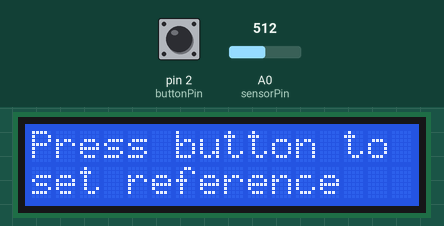
Bench run of a sketch on a simulated Arduino Uno, built with avr-gcc and run on an emulated ATmega328P. On the bench: 16×2 character LCD. Inputs (shaded band) come from the test bench; at power-on: pin 2 (buttonPin) LOW, A0 (sensorPin) = 512. What the sketch prints to the serial monitor is not drawn.

Above: at 1.2 s.
1.3 s: pin 2 (buttonPin) pulled HIGH for 0.35 s
At 4.3 s:
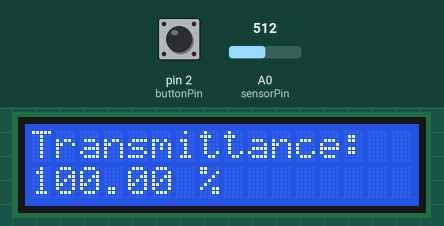
4.6 s: A0 (sensorPin) set to 716
At 5.9 s:
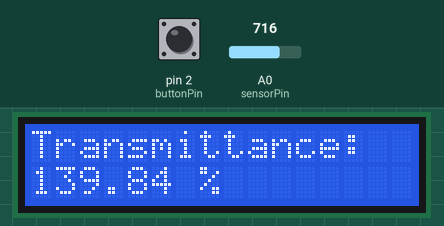
6.2 s: A0 (sensorPin) set to 900
At 7.6 s:
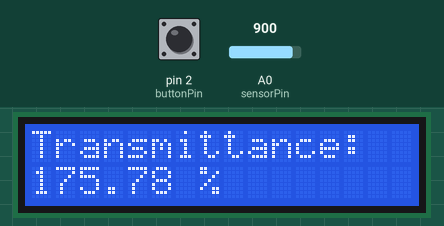
7.9 s: A0 (sensorPin) set to 1023
At 9.1 s:
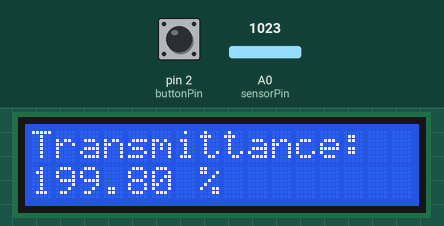
Timing chart, 0 to 10.5 s (numbered marks = the images above; inputs shaded):
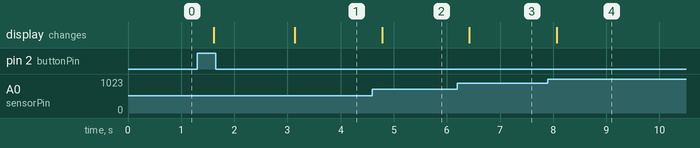

Measured:
- after the input at 1.3 s, the display: first changes after 0.31 s (image 1 shows a later state)
- after the input at 4.6 s, the display: changes after 0.18 s (image 2)
- after the input at 6.2 s, the display: changes after 0.22 s (image 3)
- after the input at 7.9 s, the display: changes after 0.17 s (image 4)

The sketch:

transmittance.ino
```cpp
#include <Wire.h>
#include <LiquidCrystal_I2C.h>

const int sensorPin = A0;    // 포토다이오드 전압 입력
const int buttonPin = 2;     // 버튼 입력 핀

float V_ref = -1.0;          // 기준 전압
bool isRefSaved = false;     // 기준값 저장 여부

LiquidCrystal_I2C lcd(0x27, 16, 2);  // I2C LCD 주소

void setup() {
  pinMode(sensorPin, INPUT);
  pinMode(buttonPin, INPUT);

  lcd.init();
  lcd.backlight();
  lcd.setCursor(0, 0);
  lcd.print("Press button to");
  lcd.setCursor(0, 1);
  lcd.print("set reference");

  Serial.begin(9600);
}

void loop() {
  float voltage = analogRead(sensorPin) * (5.0 / 1023.0);

  // 기준값 저장이 안 되었을 때
  if (!isRefSaved) {
    if (digitalRead(buttonPin) == HIGH) {
      V_ref = voltage;
      isRefSaved = true;

      lcd.clear();
      lcd.setCursor(0, 0);
      lcd.print("Ref Saved:");
      lcd.setCursor(0, 1);
      lcd.print(V_ref, 3); // 소수점 3자리까지 출력
      delay(1500);
      lcd.clear();
    }
  }

  // 기준값 저장 후 → 실시간 투과율 계산 & 출력
  if (isRefSaved) {
    float transmittance = (voltage / V_ref) * 100.0;

    lcd.setCursor(0, 0);
    lcd.print("Transmittance:  ");

    lcd.setCursor(0, 1);
    lcd.print(transmittance, 2);
    lcd.print(" %   ");

    // 시리얼로도 출력 (선택)
    Serial.print("Voltage: ");
    Serial.print(voltage, 4);
    Serial.print(" V | ");
    Serial.print("Trans: ");
    Serial.print(transmittance, 2);
    Serial.println(" %");
  }

  delay(300);  // 0.3초마다 측정
}
```
